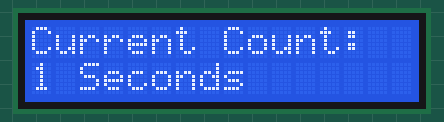
Simulated run of this sketch. Board: Arduino Uno, built with avr-gcc and run on an emulated ATmega328P. On the bench: 16×2 character LCD.

Above: at 0.1 s.
At 4.1 s:
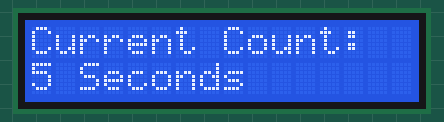
At 9.2 s:
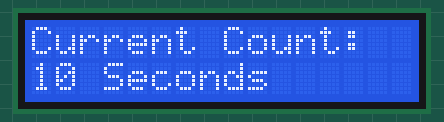
At 19.2 s:
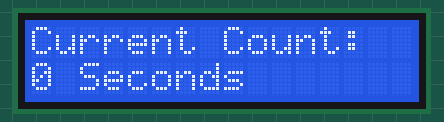
At 28.2 s:
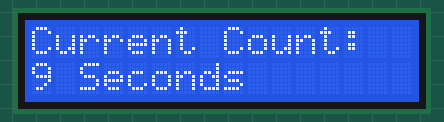
At 37.3 s:
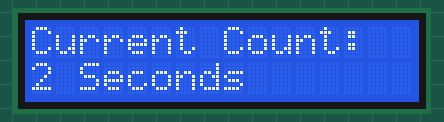

Measured:
- what the display in image 1 shows lasts 1.0 s, from 4.1 s to 5.1 s

The sketch:

lcd.ino
```cpp
#include <LiquidCrystal.h>

LiquidCrystal lcd(10, 9, 5, 4, 3, 2);

int counter = 0;
int dir = -1;

void setup() {
  lcd.begin(16, 2);
  lcd.setCursor(0, 0);
  lcd.print("Current Count: ");
}

void loop() {
  if(1 > counter || 9 < counter) {
    dir *= -1;
  }

  counter += dir;

  lcd.setCursor(0, 1);
  lcd.print("                ");

  lcd.setCursor(0, 1);
  lcd.print(counter);
  lcd.print(" Seconds");

  delay(1000);
}
```
